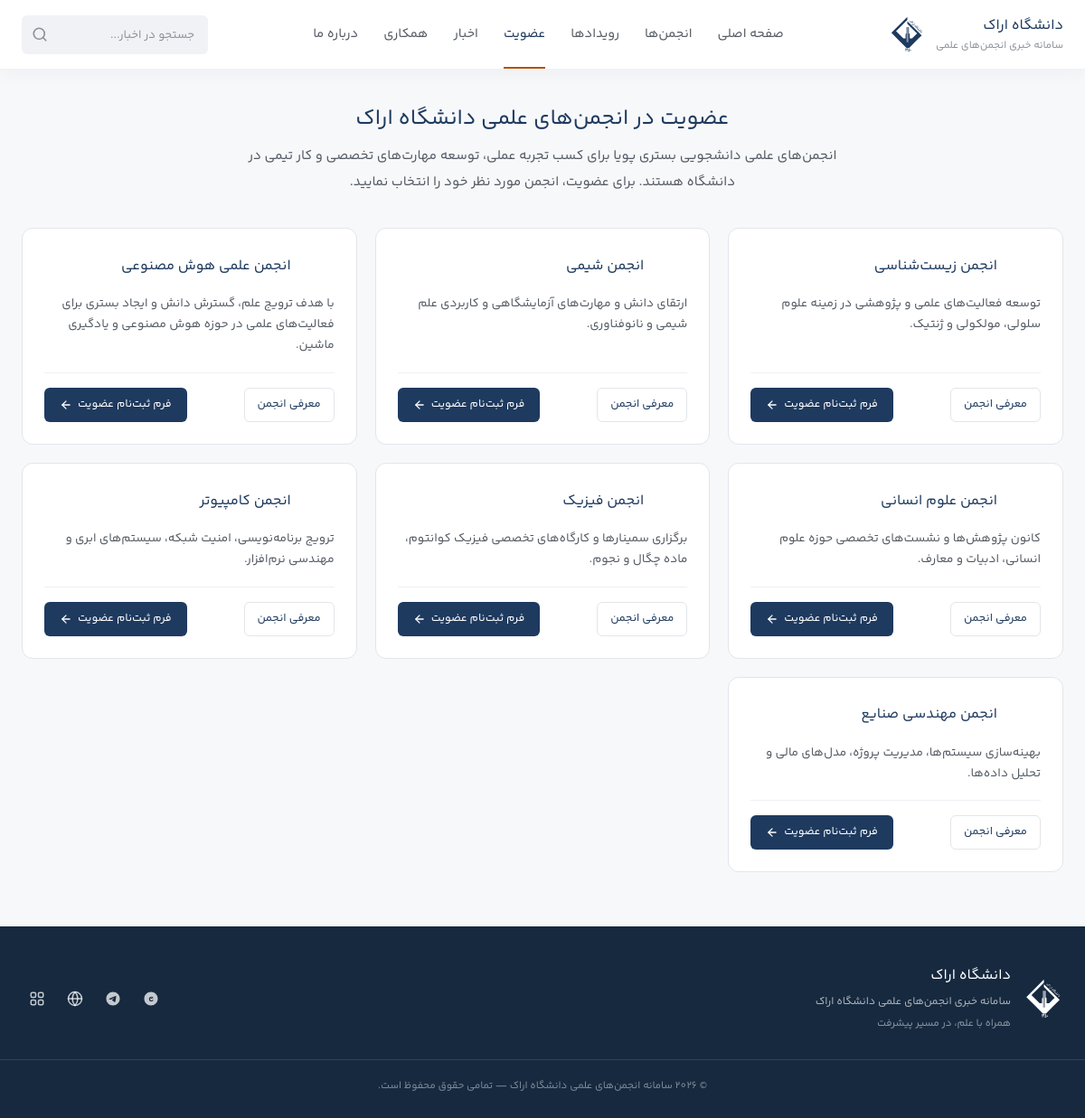
/membership.php, run on the app's committed database.
### tables this page shows
CREATE TABLE IF NOT EXISTS `associations` (
  `id` int(11) NOT NULL AUTO_INCREMENT PRIMARY KEY,
  `name` varchar(255) NOT NULL,
  `description` text,
  `goals` text,
  `icon` varchar(255) DEFAULT NULL,
  `icon_key` varchar(50) DEFAULT 'general',
  `cover_image` varchar(255) DEFAULT NULL,
  `email` varchar(255) DEFAULT NULL,
  `phone` varchar(50) DEFAULT NULL,
  `telegram` varchar(100) DEFAULT NULL,
  `instagram` varchar(100) DEFAULT NULL,
  `linkedin` varchar(100) DEFAULT NULL,
  `website` varchar(255) DEFAULT NULL,
  `address` text,
  `membership_open` tinyint(1) DEFAULT 1
) DEFAULT CHARSET=utf8mb4;

CREATE TABLE IF NOT EXISTS `forms` (
  `id` int(11) NOT NULL AUTO_INCREMENT PRIMARY KEY,
  `association_id` int(11) NOT NULL DEFAULT 0,
  `type` enum('membership','event','cooperation','custom') NOT NULL DEFAULT 'custom',
  `title` varchar(255) NOT NULL,
  `description` text DEFAULT NULL,
  `is_open` tinyint(1) NOT NULL DEFAULT 1,
  `opens_at` datetime DEFAULT NULL,
  `closes_at` datetime DEFAULT NULL,
  `capacity` int(11) NOT NULL DEFAULT 0,
  `created_at` datetime DEFAULT CURRENT_TIMESTAMP,
  KEY `idx_forms_assoc` (`association_id`, `type`)
) DEFAULT CHARSET=utf8mb4;

### membership.php (the view, shortened to what this page needs)
<?php
require_once __DIR__ . '/includes/header.php';
require_once __DIR__ . '/includes/icons.php';
$stmt = $pdo->query("SELECT a.*, f.id AS form_id
                     FROM associations a
                     LEFT JOIN forms f ON f.association_id = a.id AND f.type = 'membership' AND f.is_open = 1
                     WHERE a.membership_open = 1
                     ORDER BY a.name ASC");
$assocs = $stmt->fetchAll();
?>
<section class="page-container container">
    <div class="page-header-box" style="text-align:center; max-width:680px; margin:0 auto 36px;">
        <h1 class="page-title">عضویت در انجمن‌های علمی دانشگاه اراک</h1>
        <p style="font-size:15px; color:var(--text-secondary); margin-top:8px;">
            انجمن‌های علمی دانشجویی بستری پویا برای کسب تجربه عملی، توسعه مهارت‌های تخصصی و کار تیمی در دانشگاه هستند. برای عضویت، انجمن مورد نظر خود را انتخاب نمایید.
        </p>
    </div>
    <?php if ($assocs): ?>
        <div class="membership-grid" style="display:grid; grid-template-columns:repeat(auto-fill, minmax(320px, 1fr)); gap:20px;">
            <?php foreach ($assocs as $a):
                $link = !empty($a['form_id']) ? 'form.php?id=' . (int)$a['form_id'] : 'association.php?id=' . (int)$a['id'];
            ?>
                <div class="membership-card" style="background:var(--color-surface); border:1px solid var(--border-color); border-radius:var(--radius-lg); padding:24px; display:flex; flex-direction:column; justify-content:space-between; transition:border-color 0.15s ease;">
                    <div>
                        <div style="display:flex; align-items:center; gap:12px; margin-bottom:12px;">
                            <div style="width:36px; height:36px; color:var(--color-primary-navy); flex-shrink:0;">
                                <?= assocIconSvg(assocIconKey($a), '', 32) ?>
                            </div>
                            <h3 style="font-size:16px; font-weight:700; color:var(--color-primary-navy);">
                                <?= e($a['name']) ?>
                            </h3>
                        </div>
                        <p style="font-size:13.5px; color:var(--text-secondary); line-height:1.7; margin-bottom:18px;">
                            <?= e($a['description'] ?: 'پذیرش عضو جدید در کارگروه‌های تخصصی، رویدادها و روابط عمومی.') ?>
                        </p>
                    </div>
                    <div style="display:flex; align-items:center; justify-content:space-between; padding-top:16px; border-top:1px solid var(--border-subtle);">
                        <a href="association.php?id=<?= $a['id'] ?>" class="btn-secondary" style="font-size:12.5px; padding:6px 14px;">
                            معرفی انجمن
                        </a>
                        <a href="<?= $link ?>" class="btn-primary" style="font-size:12.5px; padding:6px 16px;">
                            فرم ثبت‌نام عضویت <?= svgIcon('arrow-left', '', 14) ?>
                        </a>
                    </div>
                </div>
            <?php endforeach; ?>
        </div>
    <?php endif; ?>
</section>
<?php include 'includes/footer.php'; ?>

### includes/functions.php (shortened to what this page needs)
<?php
require_once __DIR__ . '/icons.php';
function e($s) { return htmlspecialchars((string)$s, ENT_QUOTES, 'UTF-8'); }
function svgIcon($name, $class = '', $size = null) {
    $szAttr = $size ? 'width="' . (int)$size . '" height="' . (int)$size . '"' : '';
    $cls = $class ? ' class="svg-icon ' . e($class) . '"' : ' class="svg-icon"';
    switch ($name) {
        case 'search':
            return '<svg ' . $cls . ' ' . $szAttr . ' viewBox="0 0 24 24" fill="none" stroke="currentColor" stroke-width="2.2" stroke-linecap="round" stroke-linejoin="round"><circle cx="11" cy="11" r="8"/><line x1="21" y1="21" x2="16.65" y2="16.65"/></svg>';
        case 'arrow-left':
            return '<svg ' . $cls . ' ' . $szAttr . ' viewBox="0 0 24 24" fill="none" stroke="currentColor" stroke-width="2.2" stroke-linecap="round" stroke-linejoin="round"><line x1="19" y1="12" x2="5" y2="12"/><polyline points="12 19 5 12 12 5"/></svg>';
        case 'close':
            return '<svg ' . $cls . ' ' . $szAttr . ' viewBox="0 0 24 24" fill="none" stroke="currentColor" stroke-width="2.5" stroke-linecap="round" stroke-linejoin="round"><line x1="18" y1="6" x2="6" y2="18"/><line x1="6" y1="6" x2="18" y2="18"/></svg>';
        case 'menu':
            return '<svg ' . $cls . ' ' . $szAttr . ' viewBox="0 0 24 24" fill="none" stroke="currentColor" stroke-width="2.2" stroke-linecap="round" stroke-linejoin="round"><line x1="3" y1="12" x2="21" y2="12"/><line x1="3" y1="6" x2="21" y2="6"/><line x1="3" y1="18" x2="21" y2="18"/></svg>';
        case 'telegram':
            return '<svg ' . $cls . ' ' . $szAttr . ' viewBox="0 0 24 24" fill="currentColor"><path d="M12 2C6.48 2 2 6.48 2 12s4.48 10 10 10 10-4.48 10-10S17.52 2 12 2zm4.64 6.8c-.15 1.58-.8 5.42-1.13 7.19-.14.75-.42 1-.68 1.03-.58.05-1.02-.38-1.58-.75-.88-.58-1.38-.94-2.23-1.5-.99-.65-.35-1.01.22-1.59.15-.15 2.71-2.48 2.76-2.69a.2.2 0 0 0-.05-.18c-.06-.05-.14-.03-.21-.02-.09.02-1.49.95-4.22 2.79-.4.27-.76.41-1.08.4-.36-.01-1.04-.2-1.55-.37-.63-.2-1.12-.31-1.08-.66.02-.18.27-.36.74-.55 2.92-1.27 4.86-2.11 5.83-2.51 2.78-1.16 3.35-1.36 3.73-1.36.08 0 .27.02.39.12.1.08.13.19.14.27-.01.06.01.24 0 .37z"/></svg>';
        case 'eitaa':
            return '<svg ' . $cls . ' ' . $szAttr . ' viewBox="0 0 24 24" fill="currentColor"><path d="M12 2C6.48 2 2 6.48 2 12s4.48 10 10 10 10-4.48 10-10S17.52 2 12 2zm3.3 12.6c-.6.9-1.6 1.4-2.8 1.4-1.9 0-3.4-1.5-3.4-3.5 0-2 1.5-3.5 3.4-3.5 1.5 0 2.7.9 3.2 2.2h-1.8c-.3-.5-.8-.8-1.4-.8-1 0-1.7.8-1.7 2.1 0 1.2.7 2.1 1.7 2.1.6 0 1.1-.3 1.4-.8h1.4v.8zm-2.8-2.6c-.6 0-1.1-.5-1.1-1.1s.5-1.1 1.1-1.1 1.1.5 1.1 1.1-.5 1.1-1.1 1.1z"/></svg>';
        case 'globe':
        case 'web':
        case 'website':
            return '<svg ' . $cls . ' ' . $szAttr . ' viewBox="0 0 24 24" fill="none" stroke="currentColor" stroke-width="2" stroke-linecap="round" stroke-linejoin="round"><circle cx="12" cy="12" r="10"/><line x1="2" y1="12" x2="22" y2="12"/><path d="M12 2a15.3 15.3 0 0 1 4 10 15.3 15.3 0 0 1-4 10 15.3 15.3 0 0 1-4-10 15.3 15.3 0 0 1 4-10z"/></svg>';
        case 'grid':
        case 'portal':
            return '<svg ' . $cls . ' ' . $szAttr . ' viewBox="0 0 24 24" fill="none" stroke="currentColor" stroke-width="2" stroke-linecap="round" stroke-linejoin="round"><rect x="3" y="3" width="7" height="7" rx="2"/><rect x="14" y="3" width="7" height="7" rx="2"/><rect x="14" y="14" width="7" height="7" rx="2"/><rect x="3" y="14" width="7" height="7" rx="2"/></svg>';
    }
}
?>

### includes/icons.php (shortened to what this page needs)
<?php
function assocIconCatalog() {
    return [
        'ai'         => 'هوش مصنوعی',
        'humanities' => 'علوم انسانی',
        'biology'    => 'زیست‌شناسی',
        'physics'    => 'فیزیک',
        'chemistry'  => 'شیمی',
        'computer'   => 'کامپیوتر',
        'industrial' => 'مهندسی صنایع',
        'math'       => 'ریاضی',
        'general'    => 'عمومی',
    ];
}
function assocIconSvg($key, $class = '', $size = 40) {
    $attrs = 'width="' . (int)$size . '" height="' . (int)$size . '" viewBox="0 0 24 24" fill="none"'
        . ' stroke="currentColor" stroke-width="1.5" stroke-linecap="round" stroke-linejoin="round"'
        . ' aria-hidden="true" focusable="false"';
    $paths = [
        'ai' => '<circle cx="4.5" cy="7" r="1.6"/><circle cx="4.5" cy="17" r="1.6"/>'
              . '<circle cx="12" cy="12" r="1.6"/><circle cx="19.5" cy="12" r="1.6"/>'
              . '<path d="M6.1 7.5 10.5 11.1M6.1 16.5 10.5 12.9M13.6 12h4.3"/>',
        'humanities' => '<path d="M12 6.5C10.2 5 7.6 4.5 4 4.7v13c3.6-.2 6.2.3 8 1.8 1.8-1.5 4.4-2 8-1.8v-13c-3.6-.2-6.2.3-8 1.8Z"/>'
                      . '<path d="M12 6.5v13"/>',
        'biology' => '<path d="M8 3c0 4 8 4 8 8s-8 4-8 8"/>'
                   . '<path d="M16 3c0 4-8 4-8 8s8 4 8 8"/>'
                   . '<path d="M9 7h6M9 11h6M9 15h6"/>',
        'physics' => '<circle cx="12" cy="12" r="1.7"/>'
                   . '<ellipse cx="12" cy="12" rx="9" ry="4"/>'
                   . '<ellipse cx="12" cy="12" rx="9" ry="4" transform="rotate(60 12 12)"/>'
                   . '<ellipse cx="12" cy="12" rx="9" ry="4" transform="rotate(120 12 12)"/>',
        'chemistry' => '<path d="M10 3h4"/><path d="M10.5 3v5.2L5.4 17.4A2.4 2.4 0 0 0 7.6 21h8.8a2.4 2.4 0 0 0 2.2-3.6L13.5 8.2V3"/>'
                     . '<path d="M7.4 15h9.2"/>',
        'computer' => '<path d="m8.5 8-4.5 4 4.5 4"/><path d="m15.5 8 4.5 4-4.5 4"/><path d="m13.5 5-3 14"/>',
        'industrial' => '<circle cx="9.5" cy="9.5" r="3"/>'
                      . '<path d="M9.5 3.5v2M9.5 13.5v2M3.5 9.5h2M13.5 9.5h2M5.3 5.3l1.4 1.4M12.3 12.3l1.4 1.4M13.7 5.3l-1.4 1.4M6.7 12.3l-1.4 1.4"/>'
                      . '<path d="m3 20 4.5-4.5L11 19l4-5 6 6"/>',
        'math' => '<path d="M4 7h7M4 17h7M17.5 7v10M14.5 12h6"/>',
        'general' => '<path d="M4 20h16"/><path d="M6 20V7l6-3 6 3v13"/>'
                   . '<path d="M10 20v-4h4v4"/><path d="M10 11h1M13 11h1"/>',
    ];
    $body = $paths[$key] ?? $paths['general'];
    return '<svg ' . $attrs . '>' . $body . '</svg>';
}
function assocIconKey($row) {
    if (!empty($row['icon_key']) && isset(assocIconCatalog()[$row['icon_key']])) {
        return $row['icon_key'];
    }
    return 'general';
}

### assets/css/style.css (style rules this page uses)
:root { --font-sans: 'Yekan Bakh', Tahoma, Arial, sans-serif; --color-surface: #ffffff; --color-body-bg: #f7f8fa; --color-soft-bg: #f1f2f5; --border-color: #e3e5ea; --border-subtle: #eef0f3; --text-primary: #1c2024; --text-secondary: #545b64; --text-muted: #8b929b; --text-white: #ffffff; --color-primary-navy: #1e3a5f; --color-primary-dark: #16293f; --color-primary-blue: #1e3a5f; --color-accent: #b45309; --color-accent-soft: #fdf3e7; --color-success: #166534; --shadow-sm: 0 1px 2px rgba(20, 25, 32, 0.04); --shadow-md: 0 4px 14px rgba(20, 25, 32, 0.06); --shadow-lg: 0 10px 30px rgba(20, 25, 32, 0.08); --shadow-card-hover: 0 4px 14px rgba(20, 25, 32, 0.08); --radius-sm: 6px; --radius-md: 8px; --radius-lg: 12px; --radius-xl: 16px; --radius-full: 9999px; --transition-fast: 0.15s ease; --transition-normal: 0.18s ease; --transition-smooth: 0.22s ease; }
*, *::before, *::after { margin: 0; padding: 0; box-sizing: border-box; }
html { font-size: 16px; scroll-behavior: smooth; -webkit-font-smoothing: antialiased; -moz-osx-font-smoothing: grayscale; }
body { font-family: var(--font-sans); font-weight: 400; font-synthesis: none; background-color: var(--color-body-bg); color: var(--text-primary); line-height: 1.9; direction: rtl; text-align: right; min-height: 100vh; display: flex; flex-direction: column; }
a { color: inherit; text-decoration: none; transition: color var(--transition-fast); }
.container { width: 100%; max-width: 1240px; margin-left: auto; margin-right: auto; padding-left: 24px; padding-right: 24px; }
.svg-icon { display: inline-block; vertical-align: middle; flex-shrink: 0; fill: currentColor; }
.svg-icon[stroke] { fill: none; }
.btn-primary, .btn-secondary, .btn-text { display: inline-flex; align-items: center; gap: 6px; font-size: 13.5px; border-radius: var(--radius-sm); border: 1px solid transparent; padding: 9px 18px; cursor: pointer; transition: background var(--transition-fast), border-color var(--transition-fast), color var(--transition-fast); flex-shrink: 0; font-family: inherit; }
.btn-primary { background: var(--color-primary-navy); color: var(--text-white); }
.btn-secondary { background: transparent; border-color: var(--border-color); color: var(--color-primary-navy); }
.page-container { padding-top: 36px; padding-bottom: 60px; }
.page-header-box { margin-bottom: 28px; }
.page-title { font-size: 24px; color: var(--color-primary-navy); line-height: 1.6; }

### data on the page
associations: name "انجمن زیست‌شناسی", description "توسعه فعالیت‌های علمی و پژوهشی در زمینه علوم سلولی، مولکولی و ژنتیک."
associations: name "انجمن شیمی", description "ارتقای دانش و مهارت‌های آزمایشگاهی و کاربردی علم شیمی و نانوفناوری."
forms: association.name "انجمن علمی هوش مصنوعی", association.description "با هدف ترویج علم، گسترش دانش و ایجاد بستری برای فعالیت‌های علمی در حوزه هوش مصنوعی و یادگیری ماشین."
associations: name "انجمن علوم انسانی", description "کانون پژوهش‌ها و نشست‌های تخصصی حوزه علوم انسانی، ادبیات و معارف."
associations: name "انجمن فیزیک", description "برگزاری سمینارها و کارگاه‌های تخصصی فیزیک کوانتوم، ماده چگال و نجوم."
associations: name "انجمن کامپیوتر", description "ترویج برنامه‌نویسی، امنیت شبکه، سیستم‌های ابری و مهندسی نرم‌افزار."
associations: name "انجمن مهندسی صنایع", description "بهینه‌سازی سیستم‌ها، مدیریت پروژه، مدل‌های مالی و تحلیل داده‌ها."

### other printed values
$item[1] "صفحه اصلی"
$item[1] "انجمن‌ها"
$item[1] "رویدادها"
$item[1] "عضویت"
$item[1] "اخبار"
$item[1] "همکاری"
$item[1] "درباره ما"
